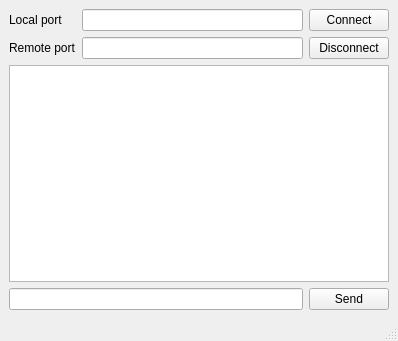
<?xml version="1.0" encoding="UTF-8"?>
<ui version="4.0">
 <class>UDPchat</class>
 <widget class="QMainWindow" name="UDPchat">
  <property name="geometry">
   <rect>
    <x>0</x>
    <y>0</y>
    <width>398</width>
    <height>341</height>
   </rect>
  </property>
  <property name="windowTitle">
   <string>UDPchat</string>
  </property>
  <widget class="QWidget" name="centralwidget">
   <layout class="QGridLayout" name="gridLayout">
    <item row="1" column="2">
     <widget class="QPushButton" name="Disconnect_button">
      <property name="text">
       <string>Disconnect</string>
      </property>
     </widget>
    </item>
    <item row="2" column="0" colspan="3">
     <widget class="QTextEdit" name="ShowText"/>
    </item>
    <item row="3" column="0" colspan="2">
     <widget class="QLineEdit" name="Send_line"/>
    </item>
    <item row="0" column="0">
     <widget class="QLabel" name="label">
      <property name="text">
       <string>Local port</string>
      </property>
     </widget>
    </item>
    <item row="1" column="0">
     <widget class="QLabel" name="label_2">
      <property name="text">
       <string>Remote port</string>
      </property>
     </widget>
    </item>
    <item row="0" column="1">
     <widget class="QLineEdit" name="Port1_line"/>
    </item>
    <item row="1" column="1">
     <widget class="QLineEdit" name="Port2_line"/>
    </item>
    <item row="0" column="2">
     <widget class="QPushButton" name="Connect_button">
      <property name="text">
       <string>Connect</string>
      </property>
     </widget>
    </item>
    <item row="3" column="2">
     <widget class="QPushButton" name="Send_button">
      <property name="text">
       <string>Send</string>
      </property>
     </widget>
    </item>
   </layout>
  </widget>
  <widget class="QMenuBar" name="menubar">
   <property name="geometry">
    <rect>
     <x>0</x>
     <y>0</y>
     <width>398</width>
     <height>22</height>
    </rect>
   </property>
  </widget>
  <widget class="QStatusBar" name="statusbar"/>
 </widget>
 <resources/>
 <connections/>
</ui>
